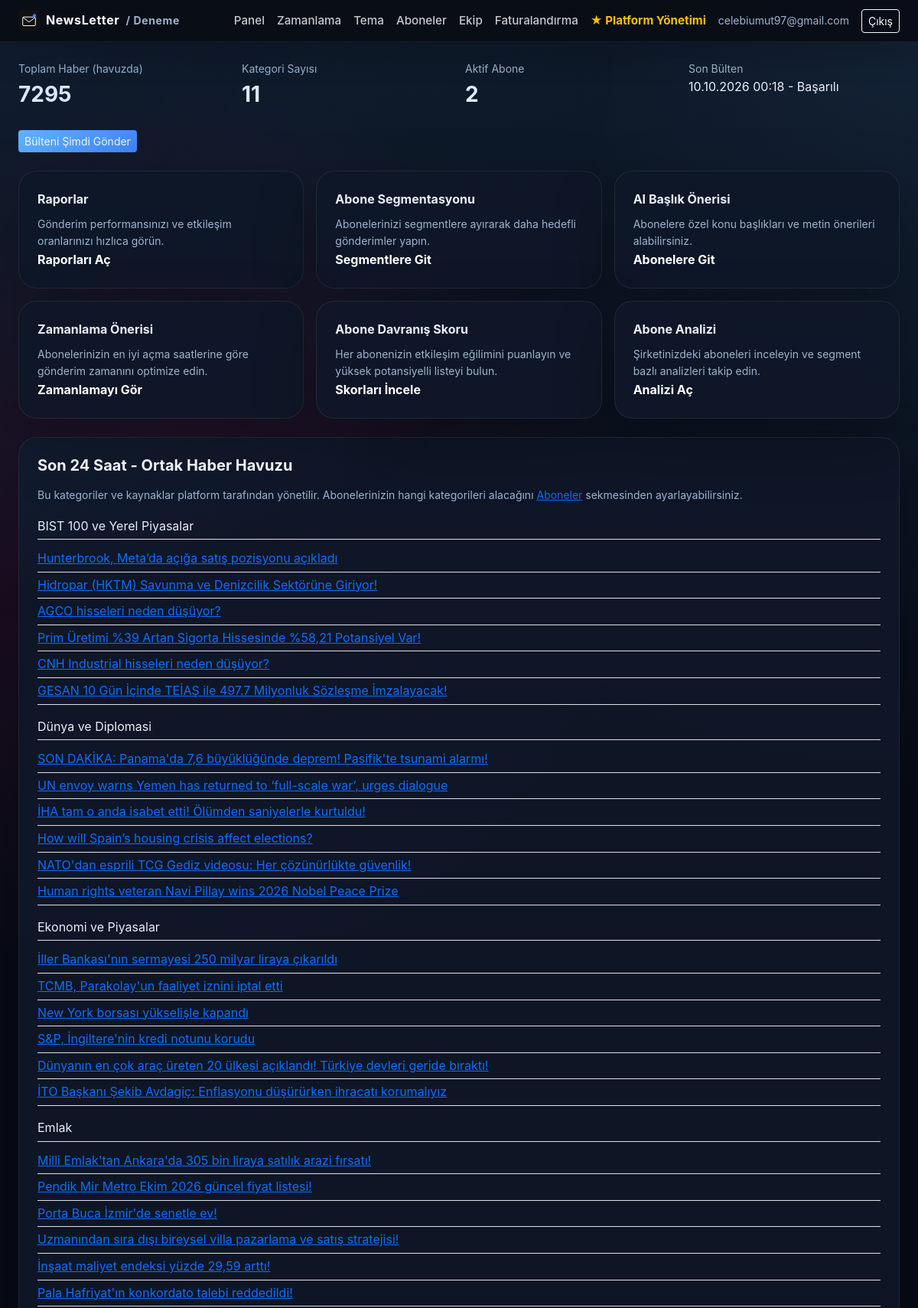
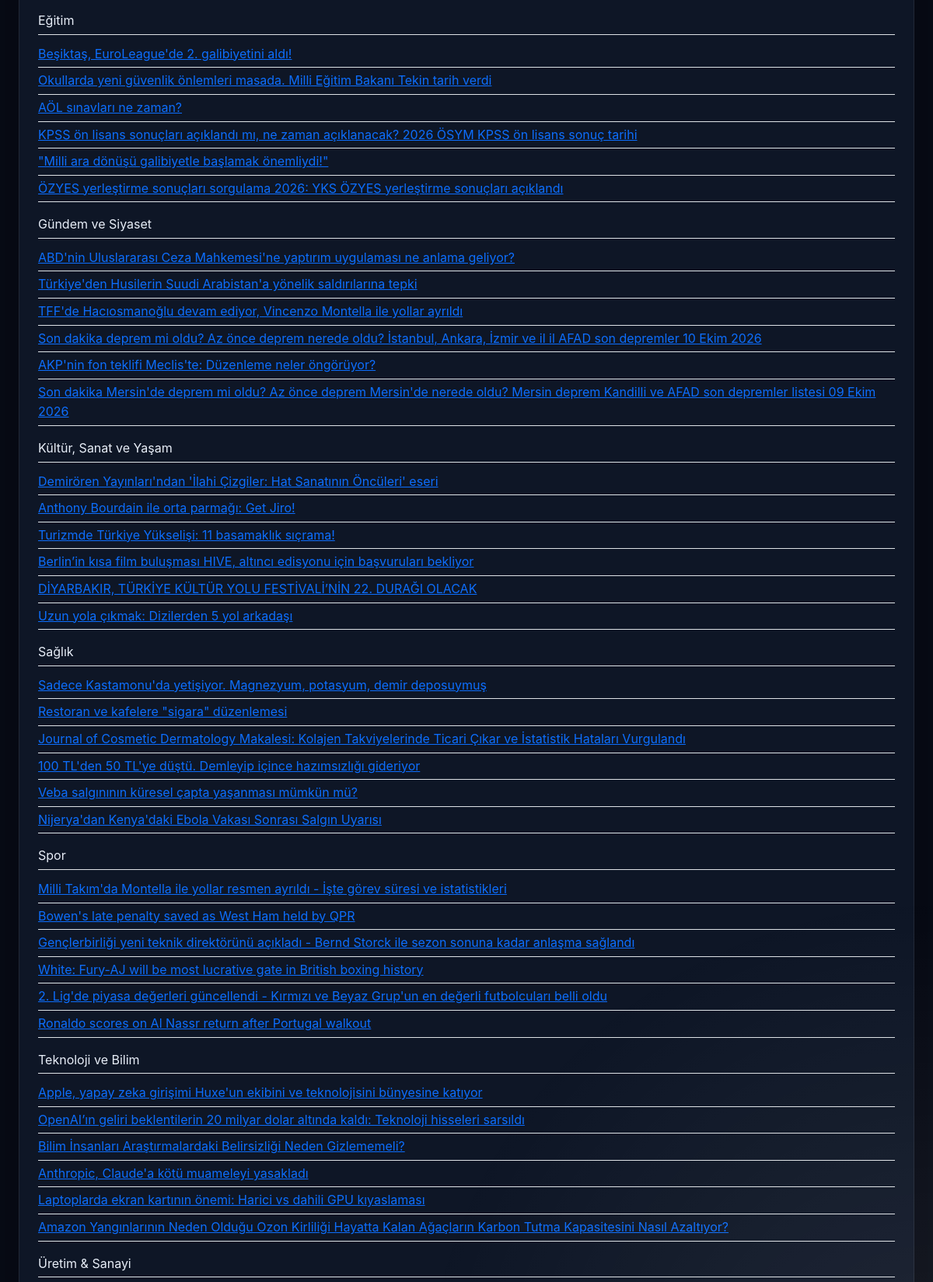
The page /panel (signed in, upper part) on the database its author committed (2 pictures, top to bottom).
### app/models.py (models this page shows)
class Organization(Base):
    __tablename__ = "organizations"
    id = Column(Integer, primary_key=True)
    name = Column(String(200), nullable=False)
    slug = Column(String(200), unique=True, nullable=False)
    brand_name = Column(String(200), nullable=False)  # mail/panelde görünen marka adı
    owner_email = Column(String(255), nullable=False)
    account_type = Column(String(20), default="company", nullable=False)  # company | individual
    sector_id = Column(Integer, ForeignKey("sectors.id"), nullable=True)  # kayıt sırasında seçilen sektör
    mail_theme = Column(String(20), default="klasik", nullable=False)  # klasik | minimal
    mail_accent = Column(String(20), default="#111111", nullable=False)  # bültende kullanılan vurgu rengi (hex)
    created_at = Column(DateTime, default=datetime.utcnow, nullable=False)
    plan = Column(String(30), default="free", nullable=False)  # free | starter | pro
    subscription_status = Column(String(30), default="trialing", nullable=False)
    trial_ends_at = Column(DateTime, nullable=True)
    subscription_expires_at = Column(DateTime, nullable=True)  # Shopier tekrarlayan ödeme yapmadığı için manuel takip edilir
    current_duration_days = Column(Integer, nullable=True)  # 30/90/180/365 - hangi süre paketi aktif, Faturalandırma sayfasında doğru kutuyu "Yenile" göstermek için
    renewal_reminder_sent_at = Column(DateTime, nullable=True)
    api_key = Column(String(64), unique=True, nullable=True)
    mail_theme = Column(String, default="klasik")
    mail_accent = Column(String, default="#000000")

class NewsletterLog(Base):
    __tablename__ = "newsletter_logs"
    id = Column(Integer, primary_key=True)
    organization_id = Column(Integer, ForeignKey("organizations.id"), nullable=False, index=True)
    sent_at = Column(DateTime, default=datetime.utcnow, nullable=False)
    recipient_count = Column(Integer, default=0)
    article_count = Column(Integer, default=0)
    success = Column(Boolean, default=False)
    note = Column(String(500), nullable=True)

class Category(Base):
    __tablename__ = "categories"
    id = Column(Integer, primary_key=True)
    organization_id = Column(Integer, default=GLOBAL_ORG_ID, nullable=False)  # artık kullanılmıyor, bkz. yukarı
    sector_id = Column(Integer, ForeignKey("sectors.id"), nullable=True)  # hangi sektöre ait (boşsa "Genel")
    city = Column(String(100), nullable=True)  # örn. "İstanbul" — konum bazlı kategoriler için (boşsa şehirsiz/genel kategori)
    name = Column(String(120), unique=True, nullable=False)
    slug = Column(String(120), unique=True, nullable=False)
    sector = relationship("Sector")
    sources = relationship("Source", back_populates="category", cascade="all, delete-orphan")

### app/routers/panel.py (the view)
@router.get("")
def dashboard(request: Request, db: Session = Depends(get_db)):
    guard, org = _guard(request, db)
    if guard:
        return guard
    kategorize = get_recent_news_by_category(db)
    son_gonderim = db.query(NewsletterLog).filter(
        NewsletterLog.organization_id == org.id
    ).order_by(NewsletterLog.sent_at.desc()).first()
    son_gonderim_yerel_saat = None
    if son_gonderim:
        son_gonderim_yerel_saat = (
            son_gonderim.sent_at.replace(tzinfo=ZoneInfo("UTC"))
            .astimezone(ZoneInfo(settings.APP_TIMEZONE))
        )
    toplam_haber = db.query(NewsItem).count()
    toplam_kategori = db.query(Category).count()
    toplam_abone = db.query(Subscriber).filter(
        Subscriber.organization_id == org.id, Subscriber.active.is_(True)
    ).count()
    plan = get_plan(org.plan, org.account_type)
    admin_id = request.session.get("admin_user_id")
    admin = db.get(AdminUser, admin_id) if admin_id else None
    return templates.TemplateResponse("dashboard.html", {
        "request": request, "user": current_user_email(request), "org": org,
        "kategorize": kategorize, "son_gonderim": son_gonderim,
        "son_gonderim_yerel_saat": son_gonderim_yerel_saat,
        "toplam_haber": toplam_haber, "toplam_kategori": toplam_kategori, "toplam_abone": toplam_abone,
        "plan": plan, "email_verified": admin.email_verified if admin else True,
    })

### app/templates/dashboard.html (shortened to what this page needs)
{% extends "base.html" %}
{% block content %}
<div class="row g-3 mb-4">
  <div class="col-md-3"><div class="stat-box"><div class="small text-secondary">Toplam Haber (havuzda)</div><div class="fs-3 fw-bold">{{ toplam_haber }}</div></div></div>
  <div class="col-md-3"><div class="stat-box"><div class="small text-secondary">Kategori Sayısı</div><div class="fs-3 fw-bold">{{ toplam_kategori }}</div></div></div>
  <div class="col-md-3"><div class="stat-box"><div class="small text-secondary">Aktif Abone</div><div class="fs-3 fw-bold">{{ toplam_abone }}</div></div></div>
  <div class="col-md-3"><div class="stat-box">
    <div class="small text-secondary">Son Bülten</div>
    {% if son_gonderim %}
      <div class="fs-6">{{ son_gonderim_yerel_saat.strftime('%d.%m.%Y %H:%M') }} - {{ 'Başarılı' if son_gonderim.success else 'Hata' }}</div>
    {% else %}
      <div class="fs-6">Henüz gönderilmedi</div>
    {% endif %}
  </div></div>
</div>
<div class="d-flex gap-2 mb-4">
  <form method="post" action="/panel/send-now"><button class="btn btn-dark btn-sm">Bülteni Şimdi Gönder</button></form>
</div>
{% if plan.scheduled_reports or plan.subscriber_segmentation or plan.ai_subject_suggestions %}
<div class="row g-3 mb-4">
  {% if plan.scheduled_reports %}
  <div class="col-md-4">
    <div class="card-corp p-4 h-100 position-relative d-flex flex-column">
      <div>
        <div class="fw-bold mb-2">Raporlar</div>
        <p class="small text-secondary mb-0">Gönderim performansınızı ve etkileşim oranlarınızı hızlıca görün.</p>
      </div>
      <a href="/panel/reports" class="stretched-link text-decoration-none text-white mt-auto fw-bold">Raporları Aç</a>
    </div>
  </div>
  {% endif %}
  {% if plan.subscriber_segmentation %}
  <div class="col-md-4">
    <div class="card-corp p-4 h-100 position-relative d-flex flex-column">
      <div>
        <div class="fw-bold mb-2">Abone Segmentasyonu</div>
        <p class="small text-secondary mb-0">Abonelerinizi segmentlere ayırarak daha hedefli gönderimler yapın.</p>
      </div>
      <a href="/panel/segments" class="stretched-link text-decoration-none text-white mt-auto fw-bold">Segmentlere Git</a>
    </div>
  </div>
  {% endif %}
  {% if plan.ai_subject_suggestions %}
  <div class="col-md-4">
    <div class="card-corp p-4 h-100 position-relative d-flex flex-column">
      <div>
        <div class="fw-bold mb-2">AI Başlık Önerisi</div>
        <p class="small text-secondary mb-0">Abonelere özel konu başlıkları ve metin önerileri alabilirsiniz.</p>
      </div>
      <a href="/panel/subscribers" class="stretched-link text-decoration-none text-white mt-auto fw-bold">Abonelere Git</a>
    </div>
  </div>
  {% endif %}
  {% if plan.send_time_insights %}
  <div class="col-md-4">
    <div class="card-corp p-4 h-100 position-relative d-flex flex-column">
      <div>
        <div class="fw-bold mb-2">Zamanlama Önerisi</div>
        <p class="small text-secondary mb-0">Abonelerinizin en iyi açma saatlerine göre gönderim zamanını optimize edin.</p>
      </div>
      <a href="/panel/send-time" class="stretched-link text-decoration-none text-white mt-auto fw-bold">Zamanlamayı Gör</a>
    </div>
  </div>
  {% endif %}
  {% if plan.behavior_scores %}
  <div class="col-md-4">
    <div class="card-corp p-4 h-100 position-relative d-flex flex-column">
      <div>
        <div class="fw-bold mb-2">Abone Davranış Skoru</div>
        <p class="small text-secondary mb-0">Her abonenizin etkileşim eğilimini puanlayın ve yüksek potansiyelli listeyi bulun.</p>
      </div>
      <a href="/panel/behavior-insights" class="stretched-link text-decoration-none text-white mt-auto fw-bold">Skorları İncele</a>
    </div>
  </div>
  {% endif %}
  {% if (org.account_type == 'individual' and plan.location_insights) or (org.account_type == 'company' and plan.subscriber_segmentation) %}
  <div class="col-md-4">
    <div class="card-corp p-4 h-100 position-relative d-flex flex-column">
      <div>
        <div class="fw-bold mb-2">{{ 'Kişisel Analiz' if org.account_type == 'individual' else 'Abone Analizi' }}</div>
        <p class="small text-secondary mb-0">{{ 'Bireysel performans ve konum bazlı öneriler.' if org.account_type == 'individual' else 'Şirketinizdeki aboneleri inceleyin ve segment bazlı analizleri takip edin.' }}</p>
      </div>
      <a href="/panel/analysis" class="stretched-link text-decoration-none text-white mt-auto fw-bold">Analizi Aç</a>
    </div>
  </div>
  {% endif %}
</div>
{% endif %}
<div class="card-corp p-4">
  <h5 class="fw-bold mb-3">Son 24 Saat - Ortak Haber Havuzu</h5>
  <p class="small text-secondary">Bu kategoriler ve kaynaklar platform tarafından yönetilir. Abonelerinizin hangi kategorileri alacağını <a href="/panel/subscribers">Aboneler</a> sekmesinden ayarlayabilirsiniz.</p>
  {% for kategori, haberler in kategorize.items() %}
    {% if haberler %}
      <div class="category-title mt-3 mb-2 border-bottom pb-1">{{ kategori }}</div>
      <ul class="list-unstyled">
        {% for h in haberler %}
        <li class="py-1 border-bottom">
          <a href="{{ h.link }}" target="_blank" class="news-link">{{ h.title }}</a>
        </li>
        {% endfor %}
      </ul>
    {% endif %}
  {% endfor %}
</div>
{% endblock %}

### app/templates/base.html (shortened to what this page needs)
<!DOCTYPE html>
<html lang="tr">
<head>
<link href="https://cdn.jsdelivr.net/npm/bootstrap@5.3.3/dist/css/bootstrap.min.css" rel="stylesheet">
<link href="/static/style.css" rel="stylesheet">
</head>
<body>
{% if user %}
<nav class="navbar navbar-dark navbar-corp">
  <div class="container-fluid px-4">
    <a class="navbar-brand fw-bold d-flex align-items-center gap-2" href="/panel">
      <img src="/static/logo.svg" alt="" height="28">
      {{ brand_name }}{% if org %}<span class="small text-secondary">/ {{ org.name }}</span>{% endif %}
    </a>
    <div class="d-flex align-items-center gap-3">
      <a href="/panel" class="nav-link-corp">Panel</a>
      <a href="/panel/schedule" class="nav-link-corp">Zamanlama</a>
      <a href="/panel/theme" class="nav-link-corp">Tema</a>
      {% if org and org.account_type == 'individual' %}
        <a href="/panel/my-categories" class="nav-link-corp">Kategorilerim</a>
      {% else %}
        <a href="/panel/subscribers" class="nav-link-corp">Aboneler</a>
        <a href="/panel/team" class="nav-link-corp">Ekip</a>
      {% endif %}
      <a href="/panel/billing" class="nav-link-corp">Faturalandırma</a>
      {% if user and owner_email and user.lower() == owner_email.lower() %}
        <a href="/owner" class="nav-link-corp text-warning fw-bold">★ Platform Yönetimi</a>
      {% endif %}
      <span class="text-secondary small">{{ user }}</span>
      <a href="/logout" class="btn btn-sm btn-outline-light">Çıkış</a>
    </div>
  </div>
</nav>
{% endif %}
<div class="container-fluid px-4 py-4">
{% block content %}{% endblock %}
</div>
</body>
</html>

### app/static/style.css (style rules this page uses)
:root { --bg-base: #070b16; --bg-layer: radial-gradient(circle at top right, rgba(96,180,255,0.14), transparent 28%), radial-gradient(circle at 20% 20%, rgba(225,47,145,0.14), transparent 20%), #070b16; --surface: rgba(15, 23, 40, 0.96); --surface-soft: rgba(13, 18, 32, 0.9); --surface-border: rgba(255,255,255,0.08); --text-primary: #e8eef8; --text-secondary: #9db4d1; --text-muted: #7d8fa8; --accent: #60b4ff; --accent-strong: #3f7fff; --accent-soft: rgba(96,180,255,0.16); --success: #34d399; --warning: #fbbf24; --danger: #fb7185; --shadow: 0 28px 80px rgba(0,0,0,0.28); }
* { box-sizing: border-box; }
html, body { min-height: 100%; }
body { margin: 0; font-family: 'Inter', -apple-system, BlinkMacSystemFont, 'Segoe UI', Roboto, Arial, sans-serif; background: var(--bg-layer); color: var(--text-primary); line-height: 1.6; -webkit-font-smoothing: antialiased; text-rendering: optimizeLegibility; }
body::before { content: ''; position: fixed; inset: 0; background: radial-gradient(circle at top left, rgba(96,180,255,0.12), transparent 22%), radial-gradient(circle at bottom right, rgba(255,255,255,0.08), transparent 18%); pointer-events: none; z-index: 0; }
nav.navbar-corp { background: rgba(8, 12, 21, 0.92); backdrop-filter: blur(18px); box-shadow: 0 18px 40px rgba(0,0,0,0.16); border-bottom: 1px solid rgba(255,255,255,0.06); position: sticky; top: 0; z-index: 50; }
.navbar-brand { color: #fff; font-size: 1rem; letter-spacing: 0.04em; }
.nav-link-corp { color: rgba(255,255,255,0.78); text-decoration: none; font-size: 0.95rem; font-weight: 500; }
.btn-dark { background: linear-gradient(135deg, var(--accent), var(--accent-strong)); border: none; color: #fff; }
.card-corp { background: var(--surface); border: 1px solid var(--surface-border); border-radius: 24px; box-shadow: var(--shadow); color: var(--text-primary); }
.card-corp h6, .card-corp h5, .card-corp h4 { color: #fff; }
.text-secondary { color: var(--text-secondary) !important; }

### rows shown on the page
Organization: name "Deneme", account_type "Abone Analizi", account_type "Şirketinizdeki aboneleri inceleyin ve segment bazlı analizleri takip edin."
NewsletterLog: success "Başarılı"
Category: name "BIST 100 ve Yerel Piyasalar", title "Hunterbrook, Meta’da açığa satış pozisyonu açıkladı" "Hidropar (HKTM) Savunma ve Denizcilik Sektörüne Giriyor!" "AGCO hisseleri neden düşüyor?" "Prim Üretimi %39 Artan Sigorta Hissesinde %58,21 Potansiyel Var!" "CNH Industrial hisseleri neden düşüyor?" "GESAN 10 Gün İçinde TEİAŞ ile 497.7 Milyonluk Sözleşme İmzalayacak!"
Category: name "Dünya ve Diplomasi", title "SON DAKİKA: Panama'da 7,6 büyüklüğünde deprem! Pasifik'te tsunami alarmı!" "UN envoy warns Yemen has returned to ‘full-scale war’, urges dialogue" "İHA tam o anda isabet etti! Ölümden saniyelerle kurtuldu!" "How will Spain’s housing crisis affect elections?" "NATO'dan esprili TCG Gediz videosu: Her çözünürlükte güvenlik!" "Human rights veteran Navi Pillay wins 2026 Nobel Peace Prize"
Category: name "Ekonomi ve Piyasalar", title "İller Bankası'nın sermayesi 250 milyar liraya çıkarıldı" "TCMB, Parakolay'un faaliyet iznini iptal etti" "New York borsası yükselişle kapandı" "S&P, İngiltere'nin kredi notunu korudu" "Dünyanın en çok araç üreten 20 ülkesi açıklandı! Türkiye devleri geride bıraktı!" "İTO Başkanı Şekib Avdagiç: Enflasyonu düşürürken ihracatı korumalıyız"
Category: name "Emlak", title "Milli Emlak'tan Ankara'da 305 bin liraya satılık arazi fırsatı!" "Pendik Mir Metro Ekim 2026 güncel fiyat listesi!" "Porta Buca İzmir'de senetle ev!" "Uzmanından sıra dışı bireysel villa pazarlama ve satış stratejisi!" "İnşaat maliyet endeksi yüzde 29,59 arttı!" "Pala Hafriyat'ın konkordato talebi reddedildi!"
Category: name "Eğitim", title "Beşiktaş, EuroLeague'de 2. galibiyetini aldı!" "Okullarda yeni güvenlik önlemleri masada. Milli Eğitim Bakanı Tekin tarih verdi" "AÖL sınavları ne zaman?" "KPSS ön lisans sonuçları açıklandı mı, ne zaman açıklanacak? 2026 ÖSYM KPSS ön lisans sonuç tarihi" "\"Milli ara dönüşü galibiyetle başlamak önemliydi!\"" "ÖZYES yerleştirme sonuçları sorgulama 2026: YKS ÖZYES yerleştirme sonuçları açıklandı"
Category: name "Gündem ve Siyaset", title "ABD'nin Uluslararası Ceza Mahkemesi'ne yaptırım uygulaması ne anlama geliyor?" "Türkiye'den Husilerin Suudi Arabistan'a yönelik saldırılarına tepki" "TFF'de Hacıosmanoğlu devam ediyor, Vincenzo Montella ile yollar ayrıldı" "Son dakika deprem mi oldu? Az önce deprem nerede oldu? İstanbul, Ankara, İzmir ve il il AFAD son depremler 10 Ekim 2026" "AKP'nin fon teklifi Meclis'te: Düzenleme neler öngörüyor?" "Son dakika Mersin'de deprem mi oldu? Az önce deprem Mersin'de nerede oldu? Mersin deprem Kandilli ve AFAD son depremler listesi 09 Ekim 2026"
Category: name "Kültür, Sanat ve Yaşam", title "Demirören Yayınları'ndan 'İlahi Çizgiler: Hat Sanatının Öncüleri' eseri" "Anthony Bourdain ile orta parmağı: Get Jiro!" "Turizmde Türkiye Yükselişi: 11 basamaklık sıçrama!" "Berlin’in kısa film buluşması HIVE, altıncı edisyonu için başvuruları bekliyor" "DİYARBAKIR, TÜRKİYE KÜLTÜR YOLU FESTİVALİ’NİN 22. DURAĞI OLACAK" "Uzun yola çıkmak: Dizilerden 5 yol arkadaşı"
Category: name "Sağlık", title "Sadece Kastamonu'da yetişiyor. Magnezyum, potasyum, demir deposuymuş" "Restoran ve kafelere \"sigara\" düzenlemesi" "Journal of Cosmetic Dermatology Makalesi: Kolajen Takviyelerinde Ticari Çıkar ve İstatistik Hataları Vurgulandı" "100 TL'den 50 TL'ye düştü. Demleyip içince hazımsızlığı gideriyor" "Veba salgınının küresel çapta yaşanması mümkün mü?" "Nijerya'dan Kenya'daki Ebola Vakası Sonrası Salgın Uyarısı"
Category: name "Spor", title "Milli Takım'da Montella ile yollar resmen ayrıldı - İşte görev süresi ve istatistikleri" "Bowen's late penalty saved as West Ham held by QPR" "Gençlerbirliği yeni teknik direktörünü açıkladı - Bernd Storck ile sezon sonuna kadar anlaşma sağlandı" "White: Fury-AJ will be most lucrative gate in British boxing history" "2. Lig'de piyasa değerleri güncellendi - Kırmızı ve Beyaz Grup'un en değerli futbolcuları belli oldu" "Ronaldo scores on Al Nassr return after Portugal walkout"
Category: name "Teknoloji ve Bilim", title "Apple, yapay zeka girişimi Huxe'un ekibini ve teknolojisini bünyesine katıyor" "OpenAI’ın geliri beklentilerin 20 milyar dolar altında kaldı: Teknoloji hisseleri sarsıldı" "Bilim İnsanları Araştırmalardaki Belirsizliği Neden Gizlememeli?" "Anthropic, Claude'a kötü muameleyi yasakladı" "Laptoplarda ekran kartının önemi: Harici vs dahili GPU kıyaslaması" "Amazon Yangınlarının Neden Olduğu Ozon Kirliliği Hayatta Kalan Ağaçların Karbon Tutma Kapasitesini Nasıl Azaltıyor?"
Category: name "Üretim & Sanayi"

### other values the page prints
{{ brand_name }} "NewsLetter"
{{ user }} "celebiumut97@gmail.com"
{{ toplam_haber }} "7295"
{{ toplam_kategori }} "11"
{{ toplam_abone }} "2"
{{ son_gonderim_yerel_saat.strftime('%d.%m.%Y %H:%M') }} "10.10.2026 00:18"
